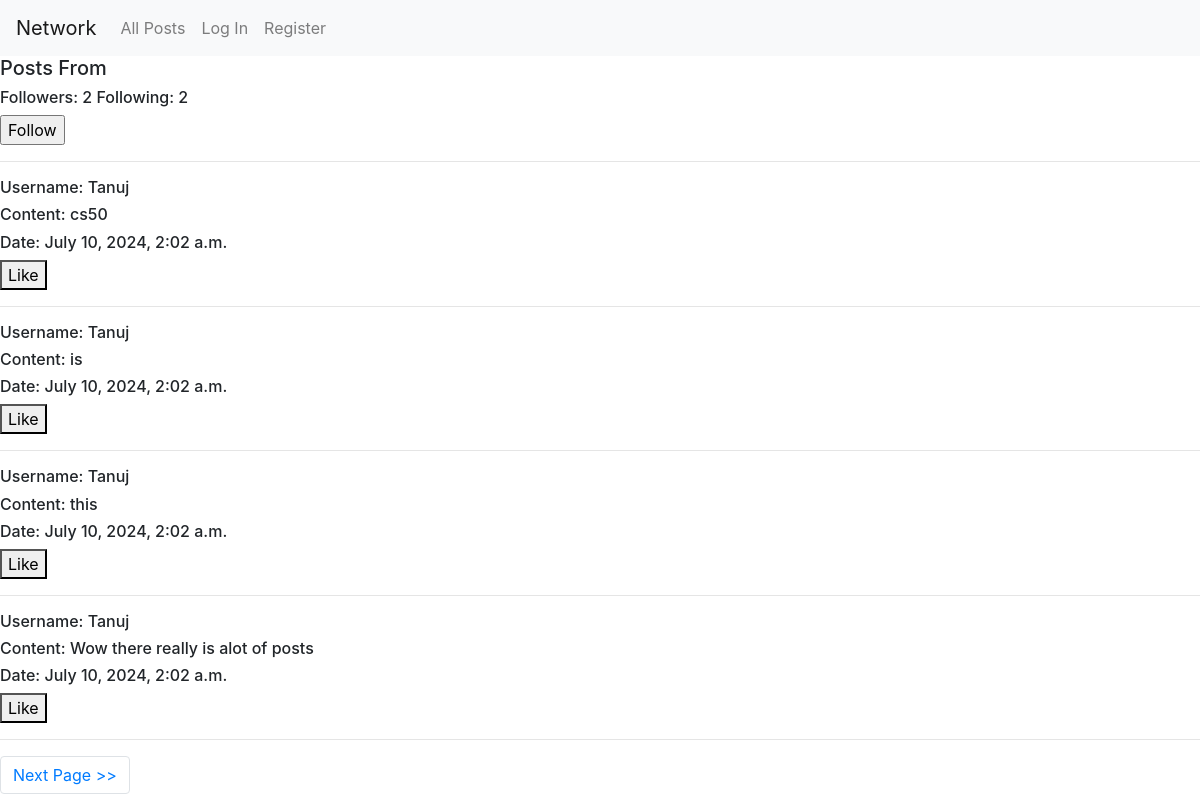
The app's page /profile/1 with its own data.
### network/models.py (models this page shows, shortened)
class Creatpost(models.Model):
    postcontent = models.CharField(max_length=500)
    user = models.ForeignKey(User, on_delete=models.CASCADE, related_name="authorofpost")
    datecreated = models.DateTimeField(auto_now_add=True)

class User(AbstractUser):
    pass

### network/views.py (the view)
# urls.py: path("profile/<int:user_id>", views.viewprofile, name="viewprofile"),
def viewprofile(request, user_id):
    user = User.objects.get(pk=user_id)
    totalposts = Creatpost.objects.filter(user=user).order_by("id").reverse()
    followingnum = Follower.objects.filter(user=user)
    followernum = Follower.objects.filter(userfollowers=user)
    try:
        checkfollowers = followernum.filter(user=User.objects.get(pk=request.user.id))
        if len(checkfollowers) != 0:
            isuserfollowing = True
        else:
            isuserfollowing = False
    except:
        isuserfollowing = False
    paginator = Paginator(totalposts, 4)
    pagenum = request.GET.get('postindex')
    pagepost = paginator.get_page(pagenum)
    return render(request, "network/profile.html",{
        "totalposts" : totalposts,
        "pagepost":pagepost,
        "displayname" : user.username,
        "followingnum":followingnum,
        "followernum":followernum,
        "isuserfollowing":isuserfollowing,
        "activeuser": user
    })

### network/templates/network/profile.html (shortened to what this page needs)
{% extends "network/layout.html" %}
{% block body %}
    <h5>Posts From {{user.username}}</h5>
    <h6>Followers: {{followernum.count}} Following: {{followingnum.count}}</h6>
    {% if isuserfollowing  %}
        <form action="{% url 'unfollowuser'  %}" method="POST">
            {% csrf_token  %}
            <input type="hidden" name="custfollow" value="{{activeuser}}"/>
            <input type="submit" value="Unfollow"/>
        </form>
    {% else  %}
        <form action="{% url 'followuser'  %}" method="POST">
            <input type="submit" value="Follow"/>
        </form>
    {% endif %}
    <hr>
    <div>
        {% for post in pagepost %}
            <h6>Username: {{post.user}}</h6>
            <h6>Content: {{post.postcontent}}</h6>
            <h6>Date: {{post.datecreated}}</h6>
            <button>Like</button>
            <br>
            <hr>
        {% endfor  %}
    </div>
    <nav aria-label="Page navigation example">
        <ul class="pagination">
        {% if pagepost.has_next %}
            <li class="page-item"><a class="page-link" href="?postindex={{ pagepost.next_page_number }}">Next Page &gt;&gt;</a></li>
        {% endif %}
        </ul>
      </nav>
{% endblock %}

### records on screen
Creatpost: user "Tanuj", postcontent "cs50", datecreated "July 10, 2024, 2:02 a.m."
Creatpost: user "Tanuj", postcontent "is", datecreated "July 10, 2024, 2:02 a.m."
Creatpost: user "Tanuj", postcontent "this", datecreated "July 10, 2024, 2:02 a.m."
Creatpost: user "Tanuj", postcontent "Wow there really is alot of posts", datecreated "July 10, 2024, 2:02 a.m."

### other values on screen
{{ followernum.count }} "2"
{{ followingnum.count }} "2"
